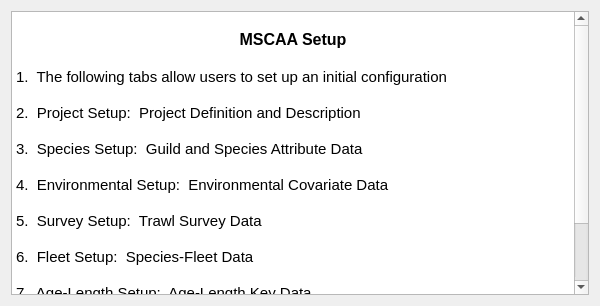
<?xml version="1.0" encoding="UTF-8"?>
<ui version="4.0">
 <class>Form</class>
 <widget class="QWidget" name="Form">
  <property name="geometry">
   <rect>
    <x>0</x>
    <y>0</y>
    <width>600</width>
    <height>306</height>
   </rect>
  </property>
  <property name="sizePolicy">
   <sizepolicy hsizetype="Expanding" vsizetype="Preferred">
    <horstretch>0</horstretch>
    <verstretch>0</verstretch>
   </sizepolicy>
  </property>
  <property name="windowTitle">
   <string>Form</string>
  </property>
  <property name="styleSheet">
   <string notr="true"/>
  </property>
  <layout class="QVBoxLayout" name="verticalLayout">
   <item>
    <widget class="QTextBrowser" name="Setup_Tab1_RequirementsTE">
     <property name="sizePolicy">
      <sizepolicy hsizetype="Expanding" vsizetype="Expanding">
       <horstretch>0</horstretch>
       <verstretch>0</verstretch>
      </sizepolicy>
     </property>
     <property name="toolTip">
      <string>Program setup information.  (Shift-F1 and Click for more details.)</string>
     </property>
     <property name="statusTip">
      <string>Program setup information.  (Shift-F1 and Click for more details.)</string>
     </property>
     <property name="whatsThis">
      <string>&lt;html&gt;&lt;head/&gt;&lt;body&gt;&lt;p align=&quot;center&quot;&gt;&lt;span style=&quot; font-weight:600;&quot;&gt;MSSPM Setup&lt;/span&gt;&lt;/p&gt;&lt;p&gt;The program is set up by the user entering in both Project data and Species data in the following panels.&lt;/p&gt;&lt;p&gt;A Project File is a file which contains information such as directory and database name for the project.&lt;/p&gt;&lt;p&gt;MSSPM uses an underlying database to store its information. The user inputs their data by copying from their spreadsheet and pasting into an MSSPM table and then saving.&lt;/p&gt;&lt;/body&gt;&lt;/html&gt;</string>
     </property>
     <property name="styleSheet">
      <string notr="true"/>
     </property>
     <property name="readOnly">
      <bool>true</bool>
     </property>
     <property name="html">
      <string>&lt;!DOCTYPE HTML PUBLIC &quot;-//W3C//DTD HTML 4.0//EN&quot; &quot;http://www.w3.org/TR/REC-html40/strict.dtd&quot;&gt;
&lt;html&gt;&lt;head&gt;&lt;meta name=&quot;qrichtext&quot; content=&quot;1&quot; /&gt;&lt;style type=&quot;text/css&quot;&gt;
p, li { white-space: pre-wrap; }
&lt;/style&gt;&lt;/head&gt;&lt;body style=&quot; font-family:'Noto Sans'; font-size:9pt; font-weight:400; font-style:normal;&quot;&gt;
&lt;p style=&quot;-qt-paragraph-type:empty; margin-top:0px; margin-bottom:0px; margin-left:0px; margin-right:0px; -qt-block-indent:0; text-indent:0px;&quot;&gt;&lt;br /&gt;&lt;/p&gt;
&lt;p align=&quot;center&quot; style=&quot; margin-top:0px; margin-bottom:0px; margin-left:0px; margin-right:0px; -qt-block-indent:0; text-indent:0px;&quot;&gt;&lt;span style=&quot; font-size:12pt; font-weight:600;&quot;&gt;MSCAA Setup&lt;/span&gt;&lt;/p&gt;
&lt;p align=&quot;center&quot; style=&quot;-qt-paragraph-type:empty; margin-top:0px; margin-bottom:0px; margin-left:0px; margin-right:0px; -qt-block-indent:0; text-indent:0px; font-size:12pt; font-weight:600;&quot;&gt;&lt;br /&gt;&lt;/p&gt;
&lt;p style=&quot; margin-top:0px; margin-bottom:0px; margin-left:0px; margin-right:0px; -qt-block-indent:0; text-indent:0px;&quot;&gt;&lt;span style=&quot; font-size:11pt;&quot;&gt;1.  The following tabs allow users to set up an initial configuration&lt;/span&gt;&lt;/p&gt;
&lt;p style=&quot;-qt-paragraph-type:empty; margin-top:0px; margin-bottom:0px; margin-left:0px; margin-right:0px; -qt-block-indent:0; text-indent:0px; font-size:11pt;&quot;&gt;&lt;br /&gt;&lt;/p&gt;
&lt;p style=&quot; margin-top:0px; margin-bottom:0px; margin-left:0px; margin-right:0px; -qt-block-indent:0; text-indent:0px;&quot;&gt;&lt;span style=&quot; font-size:11pt;&quot;&gt;2.  Project Setup:  Project Definition and Description&lt;/span&gt;&lt;/p&gt;
&lt;p style=&quot;-qt-paragraph-type:empty; margin-top:0px; margin-bottom:0px; margin-left:0px; margin-right:0px; -qt-block-indent:0; text-indent:0px; font-size:11pt;&quot;&gt;&lt;br /&gt;&lt;/p&gt;
&lt;p style=&quot; margin-top:0px; margin-bottom:0px; margin-left:0px; margin-right:0px; -qt-block-indent:0; text-indent:0px;&quot;&gt;&lt;span style=&quot; font-size:11pt;&quot;&gt;3.  Species Setup:  Guild and Species Attribute Data&lt;/span&gt;&lt;/p&gt;
&lt;p style=&quot;-qt-paragraph-type:empty; margin-top:0px; margin-bottom:0px; margin-left:0px; margin-right:0px; -qt-block-indent:0; text-indent:0px; font-size:11pt;&quot;&gt;&lt;br /&gt;&lt;/p&gt;
&lt;p style=&quot; margin-top:0px; margin-bottom:0px; margin-left:0px; margin-right:0px; -qt-block-indent:0; text-indent:0px;&quot;&gt;&lt;span style=&quot; font-size:11pt;&quot;&gt;4.  Environmental Setup:  Environmental Covariate Data&lt;/span&gt;&lt;/p&gt;
&lt;p style=&quot;-qt-paragraph-type:empty; margin-top:0px; margin-bottom:0px; margin-left:0px; margin-right:0px; -qt-block-indent:0; text-indent:0px; font-size:11pt;&quot;&gt;&lt;br /&gt;&lt;/p&gt;
&lt;p style=&quot; margin-top:0px; margin-bottom:0px; margin-left:0px; margin-right:0px; -qt-block-indent:0; text-indent:0px;&quot;&gt;&lt;span style=&quot; font-size:11pt;&quot;&gt;5.  Survey Setup:  Trawl Survey Data&lt;/span&gt;&lt;/p&gt;
&lt;p style=&quot;-qt-paragraph-type:empty; margin-top:0px; margin-bottom:0px; margin-left:0px; margin-right:0px; -qt-block-indent:0; text-indent:0px; font-size:11pt;&quot;&gt;&lt;br /&gt;&lt;/p&gt;
&lt;p style=&quot; margin-top:0px; margin-bottom:0px; margin-left:0px; margin-right:0px; -qt-block-indent:0; text-indent:0px;&quot;&gt;&lt;span style=&quot; font-size:11pt;&quot;&gt;6.  Fleet Setup:  Species-Fleet Data&lt;/span&gt;&lt;/p&gt;
&lt;p style=&quot;-qt-paragraph-type:empty; margin-top:0px; margin-bottom:0px; margin-left:0px; margin-right:0px; -qt-block-indent:0; text-indent:0px; font-size:11pt;&quot;&gt;&lt;br /&gt;&lt;/p&gt;
&lt;p style=&quot; margin-top:0px; margin-bottom:0px; margin-left:0px; margin-right:0px; -qt-block-indent:0; text-indent:0px;&quot;&gt;&lt;span style=&quot; font-size:11pt;&quot;&gt;7.  Age-Length Setup:  Age-Length Key Data&lt;/span&gt;&lt;/p&gt;
&lt;p style=&quot;-qt-paragraph-type:empty; margin-top:0px; margin-bottom:0px; margin-left:0px; margin-right:0px; -qt-block-indent:0; text-indent:0px; font-size:11pt;&quot;&gt;&lt;br /&gt;&lt;/p&gt;
&lt;p style=&quot;-qt-paragraph-type:empty; margin-top:0px; margin-bottom:0px; margin-left:0px; margin-right:0px; -qt-block-indent:0; text-indent:0px; font-size:11pt;&quot;&gt;&lt;br /&gt;&lt;/p&gt;
&lt;p style=&quot;-qt-paragraph-type:empty; margin-top:0px; margin-bottom:0px; margin-left:0px; margin-right:0px; -qt-block-indent:0; text-indent:0px;&quot;&gt;&lt;br /&gt;&lt;/p&gt;
&lt;p style=&quot;-qt-paragraph-type:empty; margin-top:0px; margin-bottom:0px; margin-left:0px; margin-right:0px; -qt-block-indent:0; text-indent:0px; font-size:11pt;&quot;&gt;&lt;br /&gt;&lt;/p&gt;&lt;/body&gt;&lt;/html&gt;</string>
     </property>
     <property name="openExternalLinks">
      <bool>true</bool>
     </property>
    </widget>
   </item>
  </layout>
 </widget>
 <resources/>
 <connections/>
</ui>
